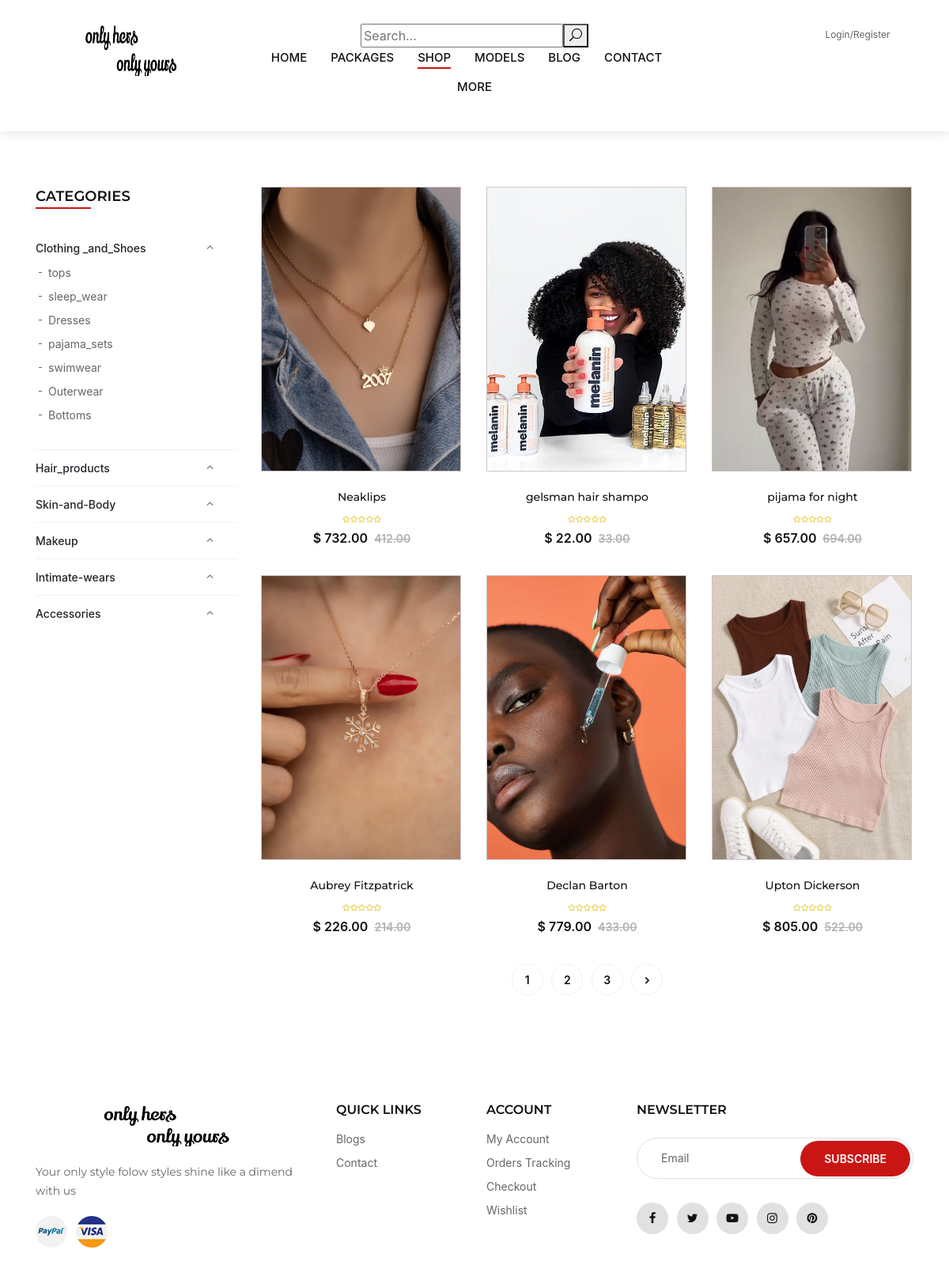
Page /shop/ on the earlier database version.
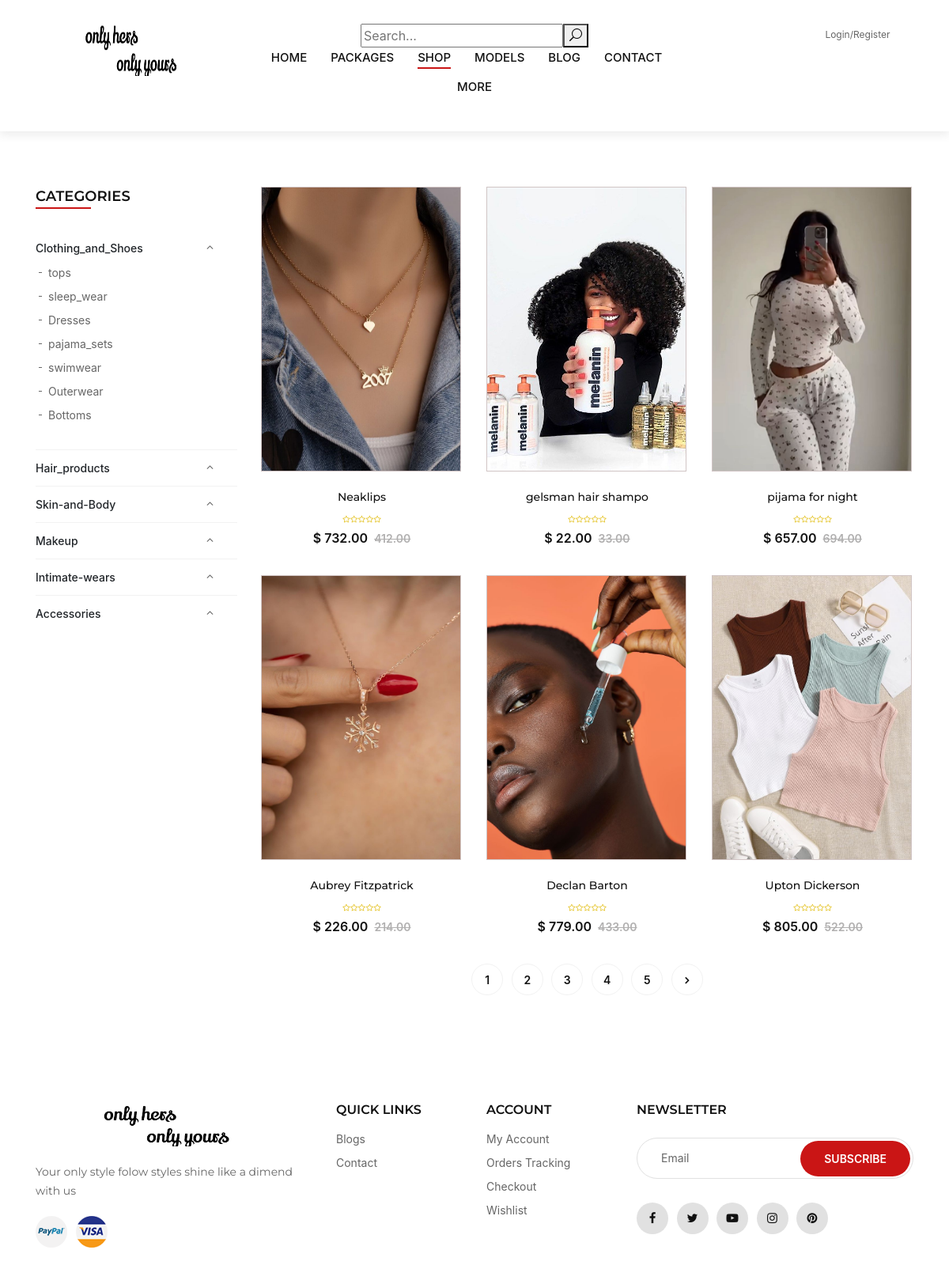
Same page on the later database version.
### base/models.py (models this page shows, shortened)
class Category(models.Model):
    cat_id = ShortUUIDField(unique=True, length=15, max_length=20, alphabet='0123456789ABCDEFGHIJKLMNOPQRSTUVWXYZ', primary_key=True, editable=False, prefix='cat')
    name = models.CharField(max_length=50)
    sub_category = models.ManyToManyField('SubCategory', blank=True, related_name='categories')
    class Meta:
        verbose_name = 'Category'
        verbose_name_plural = 'Catagories'

### base/views.py (the view)
# urls.py: path('shop/', views.shop, name='shop-page'),
def shop(request, category=None, subcategory=None,):
    if category and subcategory:
        products = Product.objects.filter(Category__name=category, sub_Category__name=subcategory)
    elif category:
        products = Product.objects.filter(Category__name=category)
        subcategory = SubCategory.objects.filter(Category__name=category)
    else:
        products = Product.objects.all()
        category = Category.objects.all()
        subcategory = SubCategory.objects.all()
    paginator = Paginator(products, 6)
    page_number = request.GET.get('page')
    products = paginator.get_page(page_number)
    context = {
        'products': products,
        'category': category,
        'subcategory': subcategory,
        'range_1_6': range(1, 6),
    }
    return render(request, 'base/shop.html', context)

### templates/base/shop.html (shortened to what the changed rows need)
{% extends "base.html" %}
{% load static %}
{% block page_content %}
    <section class="shop spad">
        <div class="container">
            <div class="row">
                <div class="col-lg-3 col-md-3">
                    <div class="shop__sidebar">
                        <div class="sidebar__categories">
                            <div class="categories__accordion">
                                <div class="accordion" id="accordionExample">
                                {% for category in all_categories %}
                                    <div class="card">
                                        {% if forloop.counter0 == 0 %}
                                        <div class="card-heading active">
                                        <a data-toggle="collapse" data-target="#collapse{{ category.name }}">{{ category.name }}</a>
                                        </div>
                                        <div id="collapse{{ category.name }}" class="collapse show" data-parent="#accordionExample">
                                        {% else %}
                                        <div class="card-heading active">
                                        <a data-toggle="collapse" data-target="#collapse{{ category.name }}">{{ category.name }}</a>
                                        </div>
                                        <div id="collapse{{ category.name }}" class="collapse" data-parent="#accordionExample">
                                        {% endif %}
                                            <div class="card-body">
                                                <ul>
                                                {% for subcategory in all_subcategories %}
                                                    {% if subcategory.Category == category %}
                                                    <li><a href="{% url 'base:shop_by_subcategory' category=category.name subcategory=subcategory.name %}">{{subcategory.name}}</a></li>
                                                    {% endif %}
                                                {% endfor %}
                                                </ul>
                                            </div>
                                        </div>
                                    </div>
                                    {% endfor %}
                                </div>
                            </div>
                        </div>
                    </div>
                    </div>
                <div class="col-lg-9 col-md-9">
                    <div class="row">
                        <div class="col-lg-12 text-center">
                            <div class="pagination__option">
                                {% for page_num in products.paginator.page_range %}
                                    {% if page_num == products.number %}
                                        <a href="?page={{ page_num }}" class="active">{{ page_num }}</a>
                                    {% else %}
                                        <a href="?page={{ page_num }}">{{ page_num }}</a>
                                    {% endif %}
                                {% endfor %}
                                {% if products.has_next %}
                                    <a href="?page={{ products.next_page_number }}"><i class="fa fa-angle-right"></i></a>
                                {% endif %}
                            </div>
                        </div>
                    </div>
                </div>
            </div>
        </div>
    </section>
{% endblock page_content %}

Differences in the rows shown:
changed Category: name "Clothing _and_Shoes" → "Clothing_and_Shoes"
Other differences:
new list line: "4"
new list line: "5"
